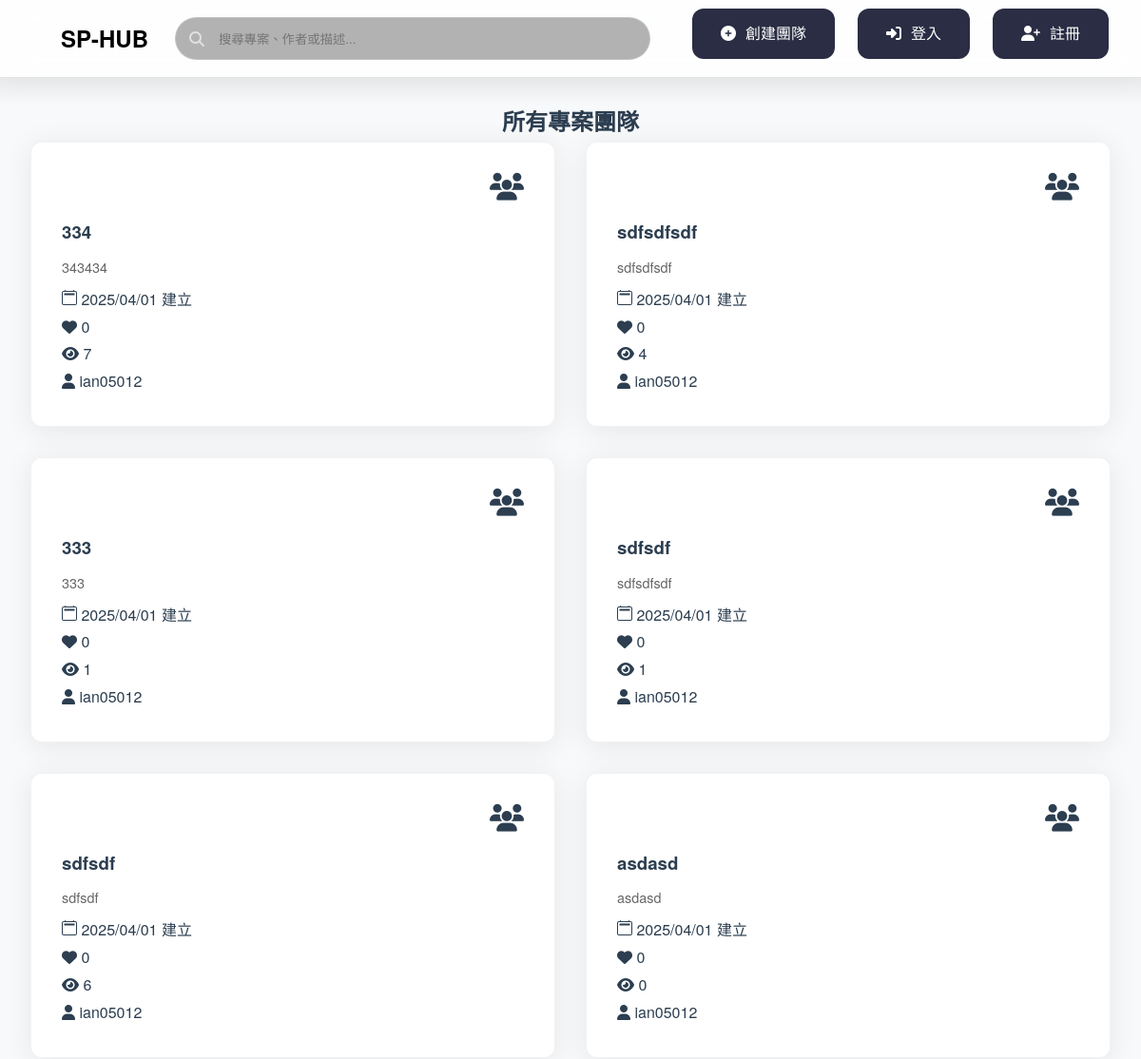
/explore/ (upper part), run on an earlier commit of the app's database.
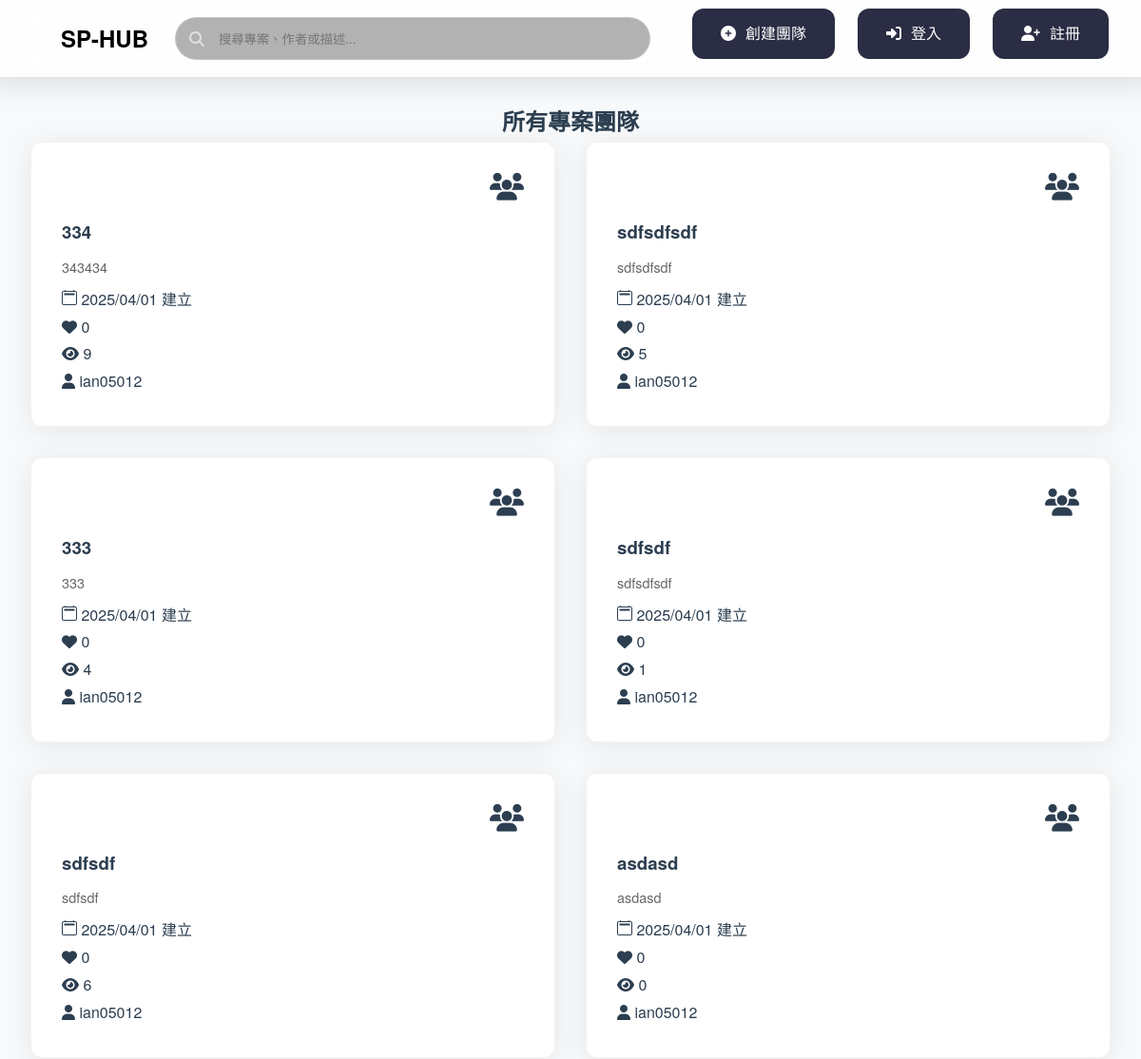
And on a later commit of the database.
### sp_app/models.py (models this page shows, shortened)
class Post(models.Model):
    title = models.TextField(default="")
    description = models.TextField(default="")
    content = models.TextField(default="")
    author = models.ForeignKey(user, on_delete=models.CASCADE)
    created = models.DateTimeField(auto_now_add=True)
    updated = models.DateTimeField(auto_now=True)
    likes = models.IntegerField(default=0)
    watched = models.IntegerField(default=0)

class user(AbstractUser):
    objects = UserManager()
    name = models.TextField(default="")
    gender = models.TextField(default="男")
    description = models.TextField(default="這個人很懶，還沒留下任何東西~")
    skill = models.TextField(default="什麼都不會")
    birthday = models.DateTimeField(auto_now_add=True)
    headshot = models.TextField(default="")
    education = models.TextField(default="")
    created = models.DateTimeField(auto_now_add=True)
    USERNAME_FIELD = 'username'
    REQUIRED_FIELDS = []

### sp_app/views.py (the view)
# urls.py: path('explore/',views.explore, name='explore')
def explore(request):
    query = request.GET.get('search_query', '')
    post_list = Post.objects.all().order_by('created').reverse()
    if query:
        post_list = post_list.filter(
            Q(title__icontains=query) |
            Q(author__username__icontains=query) |
            Q(description__icontains=query)
        )
    paginator = Paginator(post_list, 10)  # 每頁顯示10個項目
    page_number = request.GET.get('page')
    page_obj = paginator.get_page(page_number)
    context = {
        'page_obj': page_obj,
        'search_query': query
    }
    return render(request, 'explore.html', context)

### templates/explore.html (shortened to what this page needs)
<!DOCTYPE html>
<html lang="zh-Hant">
<head>
    <link rel="stylesheet" href="../../static/css/styles.css">
</head>
<body>
<header class="glass-header" style="padding: 0.5rem 2rem">
    <nav class="nav-container">
        <a href="/" style="text-decoration: none; color: black;"><h1>SP-HUB</h1></a>
        <form method="GET" action="{% url 'explore' %}" class="search-container">
            <i class="fas fa-search search-icon"></i>
            <input type="text"
                   class="search-bar"
                   name="search_query"
                   placeholder="搜尋專案、作者或描述..."
                   value="{{ search_query|default:'' }}">
        </form>
        <div class="nav-links">
            <a href="/post/create_post" class="nav-btn neon-hover"><i class="fas fa-plus-circle"></i>創建團隊</a>
            {% if request.user.is_authenticated %}
                <div class="user-dropdown">
                    <button class="user-profile nav-btn neon-hover" style="background: var(--primary-green);">
                        <i class="fas fa-user-astronaut"></i>
                        <span>{{ request.user.username }}</span>
                    </button>
                    <div class="dropdown-content">
                        <a href="#"><i class="fas fa-cog"></i>個人設定</a>
                        <a href="/account/logout"><i class="fas fa-sign-out-alt"></i>登出</a>
                    </div>
                </div>
            {% else %}
                <a href="/account/login" class="nav-btn neon-hover"><i class="fas fa-sign-in-alt"></i>登入</a>
                <a href="/account/register" class="nav-btn neon-hover"><i class="fas fa-user-plus"></i>註冊</a>
            {% endif %}
        </div>
    </nav>
    <div class="header-gradient"></div>
</header>
<div class="content" style="margin-top: 2%;">
    <div class="section-header">
        <h2 class="section-title" style="text-align: center;">
            <span class="highlight">所有專案團隊</span>
        </h2>
    </div>
    <div class="project-grid" style="grid-template-columns: repeat(2, 1fr); gap: 2rem; padding: 0 2rem;">
        {% for post in page_obj %}
        <div class="project-card">
            <a href="{% url 'post_detail' post.id %}" class="project-link" style="text-decoration: none; color: inherit;">
                <div class="card-header">
                    <i class="fas fa-users card-icon" style="color: var(--gold-accent);"></i>
                </div>
                <h3 class="project-title">{{ post.title }}</h3>
                <div class="desc-container">
                    <p class="project-description">{{ post.description }}</p>
                </div>
                <div class="project-meta">
                    <div class="meta-item">
                        {{ post.created|date:"Y/m/d" }} 建立
                    </div>
                    <div class="meta-item">
                        <i class="fa-solid fa-heart"></i>
                        {{post.likes}}
                    </div>
                    <div class="meta-item">
                        <i class="fa-solid fa-eye"></i>
                        {{post.watched}}
                    </div>
                    <div class="meta-item">
                        <i class="fa-solid fa-user"></i>
                        {{post.author.username}}
                    </div>
                </div>
            </a>
        </div>
        {% endfor %}
    </div>
</div>
</body>
</html>

### static/css/styles.css (style rules this page uses)
:root { --primary-green: #2A2D43; --secondary-green: #5F6B7D; --light-beige: #F8F9FA; --warm-gray: #7F8C8D; --dark-charcoal: #2C3E50; --transition-speed: 0.3s; --shadow-soft: 0 4px 30px rgba(0, 0, 0, 0.08); --border-radius: 12px; --accent-blue: #4A90E2; --font-stack: 'Inter', -apple-system, BlinkMacSystemFont, 'Segoe UI', Roboto, Oxygen, Ubuntu, Cantarell, sans-serif; }
* { box-sizing: border-box; margin: 0; padding: 0; font-family: 'Helvetica Neue', 'Microsoft JhengHei', sans-serif; }
body { background: var(--light-beige); color: var(--dark-charcoal); line-height: 1.8; min-height: 100vh; display: flex; flex-direction: column; }
.glass-header { background: rgba(255, 255, 255, 0.86); backdrop-filter: blur(16px) saturate(180%); border-bottom: 1px solid rgba(0, 0, 0, 0.06); padding: 0.8rem 2rem; position: sticky; top: 0; z-index: 1000; box-shadow: 0 2px 30px rgba(0, 0, 0, 0.05); }
.header-gradient { height: 4px; background: var(--primary-gradient); position: absolute; bottom: 0; left: 0; right: 0; animation: gradientFlow 3s infinite alternate; }
.nav-container { display: flex; justify-content: space-between; align-items: center; max-width: 1400px; margin: 0 auto; height: 65px; padding: 0 2rem; }
.nav-container > * { height: 100%; display: flex; align-items: center; justify-content: center; flex-wrap: nowrap; padding: 5px 0; }
.nav-links, .search-container, .user-dropdown { display: flex; align-items: center; height: 100%; }
.nav-btn { padding-top: 10px; padding-bottom: 10px; }
.search-container { position: relative; flex-grow: 1; max-width: 500px; margin-right: 1rem; }
.search-icon { position: absolute; left: 15px; top: 50%; transform: translateY(-50%); color: rgba(255, 255, 255, 0.6); }
.search-bar { width: 100%; padding: 12px 45px; border-radius: 30px; border: 1px solid rgba(255, 255, 255, 0.2); background: rgba(0, 0, 0, 0.3); color: white; transition: all 0.3s ease; }
.nav-links { display: flex; gap: 1.5rem; align-items: center; margin-bottom: 1%; }
.nav-btn { padding: 12px 30px; border-radius: var(--border-radius); text-decoration: none; color: white; transition: all var(--transition-speed) ease; display: flex; align-items: center; gap: 10px; background: var(--primary-green); border: none; font-weight: 500; }
.project-grid { display: grid; grid-template-columns: repeat(auto-fill, minmax(300px, 1fr)); gap: 2rem; padding: 2rem; max-width: 1400px; margin: 0 auto; }
.project-card { background: white; border-radius: var(--border-radius); padding: 2rem; transition: all var(--transition-speed) ease; border: 1px solid rgba(0,0,0,0.05); position: relative; overflow: hidden; box-shadow: var(--shadow-soft); }
.desc-container { position: relative; margin: 10px 0; }
.project-description { color: #666; font-size: 0.9rem; line-height: 1.4; max-height: 2.8em; overflow: hidden; position: relative; }
.project-card::before { content: ''; position: absolute; top: 0; left: 0; width: 100%; height: 4px; background: var(--primary-green); opacity: 0; transition: opacity var(--transition-speed) ease; }
.card-header { display: flex; justify-content: space-between; align-items: center; margin-bottom: 1rem; }
.card-icon { font-size: 1.8rem; color: var(--cyber-purple); }
.nav-links { margin-right: -30px; }
.glass-header::after { content: ''; position: absolute; bottom: -30px; left: 0; right: 0; height: 30px; pointer-events: none; background: linear-gradient(to bottom, rgba(0,0,0,0.05), transparent); }

What changed in the data, as far as the page shows it:
changed Post (number 1 of 6 on the later page): watched "7" → "9"
changed Post (number 2 of 6 on the later page): watched "4" → "5"
changed Post (number 3 of 6 on the later page): watched "1" → "4"
